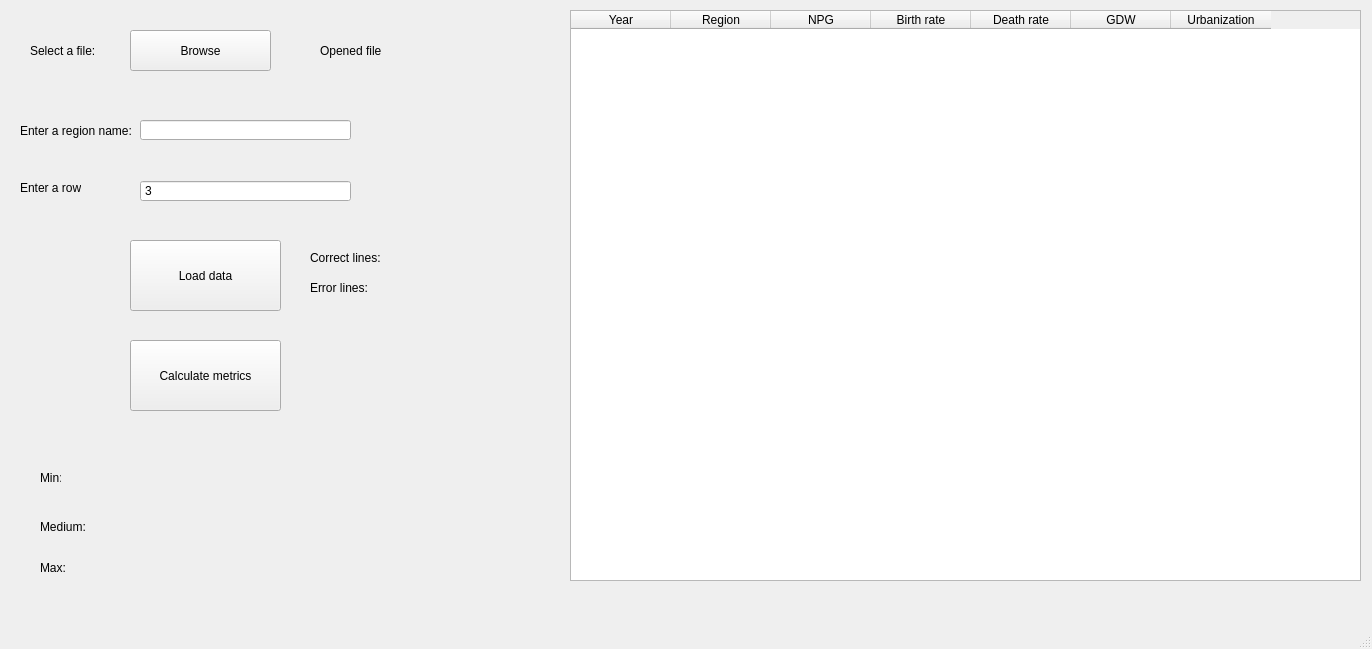
<?xml version="1.0" encoding="UTF-8"?>
<ui version="4.0">
 <class>MainWindow</class>
 <widget class="QMainWindow" name="MainWindow">
  <property name="geometry">
   <rect>
    <x>0</x>
    <y>0</y>
    <width>1372</width>
    <height>649</height>
   </rect>
  </property>
  <property name="windowTitle">
   <string>MainWindow</string>
  </property>
  <widget class="QWidget" name="centralwidget">
   <widget class="QLabel" name="labelSelect">
    <property name="geometry">
     <rect>
      <x>30</x>
      <y>25</y>
      <width>101</width>
      <height>51</height>
     </rect>
    </property>
    <property name="text">
     <string>Select a file:</string>
    </property>
    <property name="wordWrap">
     <bool>false</bool>
    </property>
   </widget>
   <widget class="QPushButton" name="Browser">
    <property name="geometry">
     <rect>
      <x>130</x>
      <y>30</y>
      <width>141</width>
      <height>41</height>
     </rect>
    </property>
    <property name="text">
     <string>Browse</string>
    </property>
   </widget>
   <widget class="QLabel" name="labelOpened">
    <property name="geometry">
     <rect>
      <x>320</x>
      <y>35</y>
      <width>61</width>
      <height>31</height>
     </rect>
    </property>
    <property name="text">
     <string>Opened file:</string>
    </property>
   </widget>
   <widget class="QLabel" name="labelFileName">
    <property name="geometry">
     <rect>
      <x>390</x>
      <y>30</y>
      <width>161</width>
      <height>41</height>
     </rect>
    </property>
    <property name="text">
     <string/>
    </property>
   </widget>
   <widget class="QLabel" name="labelTypeRegionName">
    <property name="geometry">
     <rect>
      <x>20</x>
      <y>120</y>
      <width>111</width>
      <height>21</height>
     </rect>
    </property>
    <property name="text">
     <string>Enter a region name:</string>
    </property>
   </widget>
   <widget class="QLineEdit" name="RegionName">
    <property name="geometry">
     <rect>
      <x>140</x>
      <y>120</y>
      <width>211</width>
      <height>20</height>
     </rect>
    </property>
   </widget>
   <widget class="QLabel" name="labelTypeRow">
    <property name="geometry">
     <rect>
      <x>20</x>
      <y>180</y>
      <width>61</width>
      <height>16</height>
     </rect>
    </property>
    <property name="text">
     <string>Enter a row:</string>
    </property>
   </widget>
   <widget class="QPushButton" name="loadData">
    <property name="geometry">
     <rect>
      <x>130</x>
      <y>240</y>
      <width>151</width>
      <height>71</height>
     </rect>
    </property>
    <property name="text">
     <string>Load data</string>
    </property>
   </widget>
   <widget class="QPushButton" name="calculateMetrics">
    <property name="geometry">
     <rect>
      <x>130</x>
      <y>340</y>
      <width>151</width>
      <height>71</height>
     </rect>
    </property>
    <property name="text">
     <string>Calculate metrics</string>
    </property>
   </widget>
   <widget class="QSpinBox" name="Row">
    <property name="geometry">
     <rect>
      <x>140</x>
      <y>180</y>
      <width>211</width>
      <height>22</height>
     </rect>
    </property>
    <property name="frame">
     <bool>true</bool>
    </property>
    <property name="buttonSymbols">
     <enum>QAbstractSpinBox::NoButtons</enum>
    </property>
    <property name="keyboardTracking">
     <bool>true</bool>
    </property>
    <property name="minimum">
     <number>3</number>
    </property>
    <property name="maximum">
     <number>7</number>
    </property>
   </widget>
   <widget class="QLabel" name="labelMin">
    <property name="geometry">
     <rect>
      <x>40</x>
      <y>470</y>
      <width>21</width>
      <height>16</height>
     </rect>
    </property>
    <property name="text">
     <string>Min:</string>
    </property>
   </widget>
   <widget class="QLabel" name="labelMinRes">
    <property name="geometry">
     <rect>
      <x>80</x>
      <y>470</y>
      <width>81</width>
      <height>16</height>
     </rect>
    </property>
    <property name="text">
     <string/>
    </property>
   </widget>
   <widget class="QLabel" name="labelMedium">
    <property name="geometry">
     <rect>
      <x>40</x>
      <y>520</y>
      <width>47</width>
      <height>14</height>
     </rect>
    </property>
    <property name="text">
     <string>Medium:</string>
    </property>
   </widget>
   <widget class="QLabel" name="labelMediumRes">
    <property name="geometry">
     <rect>
      <x>100</x>
      <y>520</y>
      <width>47</width>
      <height>14</height>
     </rect>
    </property>
    <property name="text">
     <string/>
    </property>
   </widget>
   <widget class="QLabel" name="labelMax">
    <property name="geometry">
     <rect>
      <x>40</x>
      <y>560</y>
      <width>31</width>
      <height>16</height>
     </rect>
    </property>
    <property name="text">
     <string>Max:</string>
    </property>
   </widget>
   <widget class="QLabel" name="labelMaxRes">
    <property name="geometry">
     <rect>
      <x>80</x>
      <y>560</y>
      <width>47</width>
      <height>14</height>
     </rect>
    </property>
    <property name="text">
     <string/>
    </property>
   </widget>
   <widget class="QLabel" name="labelOK">
    <property name="geometry">
     <rect>
      <x>310</x>
      <y>250</y>
      <width>71</width>
      <height>16</height>
     </rect>
    </property>
    <property name="text">
     <string>Correct lines:</string>
    </property>
   </widget>
   <widget class="QLabel" name="labelError">
    <property name="geometry">
     <rect>
      <x>310</x>
      <y>280</y>
      <width>71</width>
      <height>16</height>
     </rect>
    </property>
    <property name="text">
     <string>Error lines:</string>
    </property>
   </widget>
   <widget class="QLabel" name="CorrectLinesLabel">
    <property name="geometry">
     <rect>
      <x>400</x>
      <y>250</y>
      <width>81</width>
      <height>16</height>
     </rect>
    </property>
    <property name="text">
     <string/>
    </property>
   </widget>
   <widget class="QLabel" name="ErrorLinesLabel">
    <property name="geometry">
     <rect>
      <x>400</x>
      <y>280</y>
      <width>81</width>
      <height>20</height>
     </rect>
    </property>
    <property name="text">
     <string/>
    </property>
   </widget>
   <widget class="QTableWidget" name="tableWidget">
    <property name="geometry">
     <rect>
      <x>570</x>
      <y>10</y>
      <width>791</width>
      <height>571</height>
     </rect>
    </property>
    <column>
     <property name="text">
      <string>Year</string>
     </property>
    </column>
    <column>
     <property name="text">
      <string>Region</string>
     </property>
    </column>
    <column>
     <property name="text">
      <string>NPG</string>
     </property>
    </column>
    <column>
     <property name="text">
      <string>Birth rate</string>
     </property>
    </column>
    <column>
     <property name="text">
      <string>Death rate</string>
     </property>
    </column>
    <column>
     <property name="text">
      <string>GDW</string>
     </property>
    </column>
    <column>
     <property name="text">
      <string>Urbanization</string>
     </property>
    </column>
   </widget>
  </widget>
  <widget class="QMenuBar" name="menubar">
   <property name="geometry">
    <rect>
     <x>0</x>
     <y>0</y>
     <width>1372</width>
     <height>22</height>
    </rect>
   </property>
  </widget>
  <widget class="QStatusBar" name="statusbar"/>
 </widget>
 <resources/>
 <connections/>
</ui>
